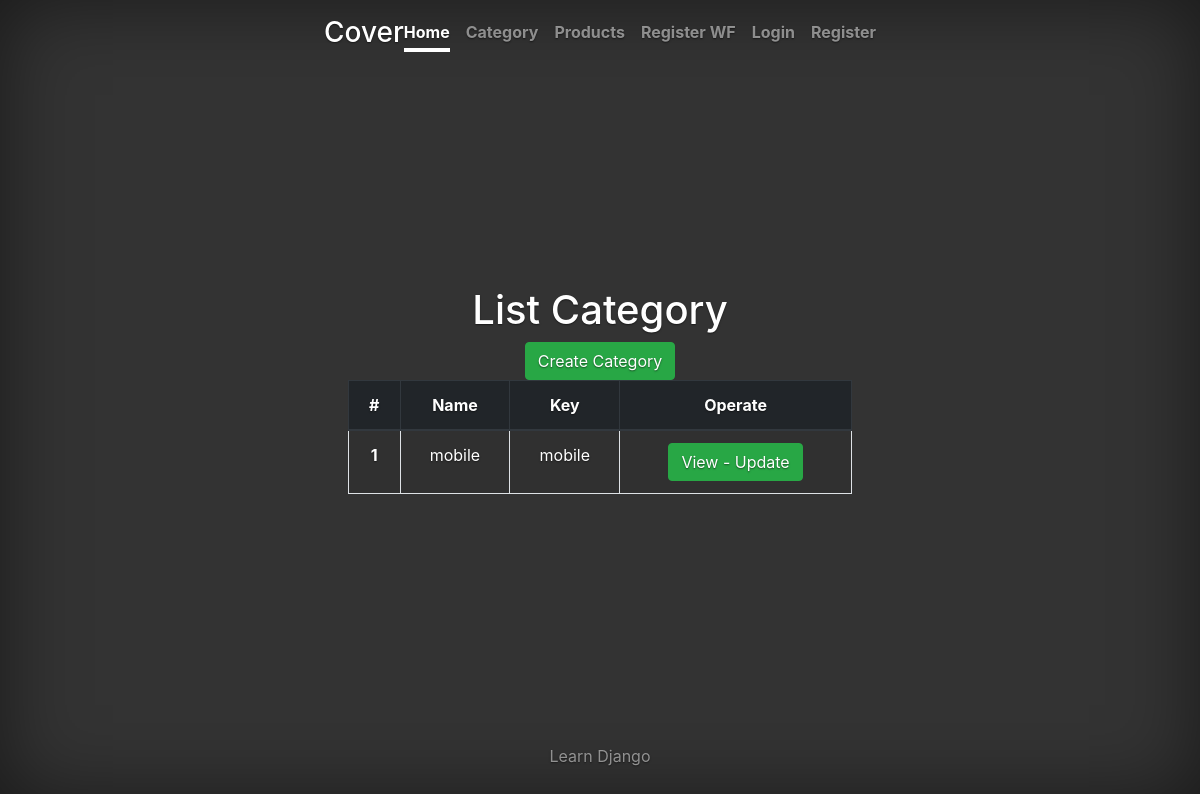
Page /store/list_category on the earlier database version.
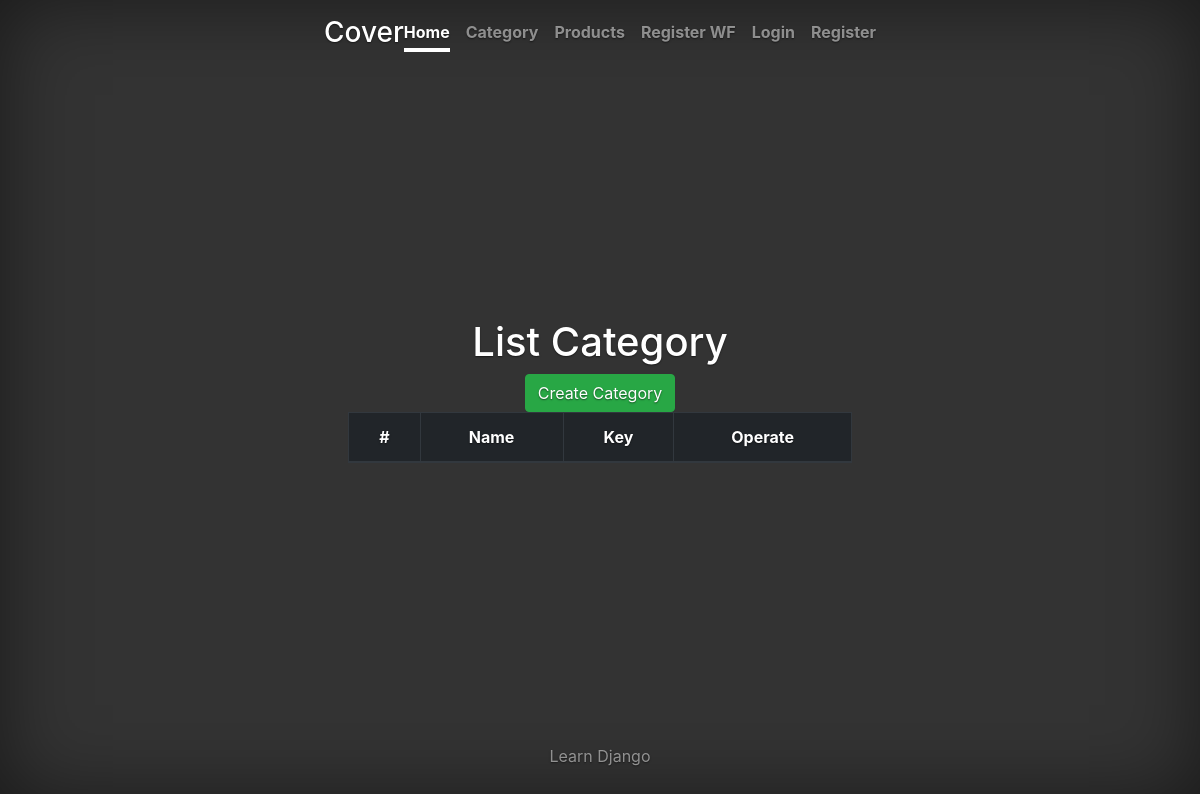
Same page on the later database version.
### store/models.py (models this page shows, shortened)
class Category(models.Model):
    name = models.CharField(max_length=100)
    key = models.CharField(unique=True, max_length=100)
    class Meta:
        verbose_name_plural = "Categories"
        ordering = ["name"]
        verbose_name = "Category"
        db_table = 'category'

### store/views.py (the view)
# urls.py: path('list_category', list_category_view, name='list_category'),
def list_category_view(request):
    user = request.user.groups.filter(name='Admin').exists()
    category = Category.objects.all()
    return render(request, 'list_category.html', {'category': category, 'is_admin': user})

### templates/list_category.html (shortened to what this page needs)
{% extends 'base_layout.html' %}
{% block main %}
    <h1>List Category</h1>
    <a class="btn btn-success" href="{% url 'create_category' %}">
        Create Category
    </a>
    <table class="table table-striped table-hover table-bordered">
        <thead class="thead-dark">
        <tr>
            <th scope="col">#</th>
            <th scope="col">Name</th>
            <th scope="col">Key</th>
            <th scope="col">Operate</th>
        </tr>
        </thead>
        <tbody>
        {% for c in category %}
            <tr>
                <th scope="row">{{ c.id }}</th>
                <td>{{ c.name }}</td>
                <td>{{ c.key }}</td>
                <td>
                    <a class="btn btn-success" href="{% url 'detail_category_view' id=c.id %}">
                        View - Update
                    </a>
                </td>
            </tr>
        {% endfor %}
        </tbody>
    </table>
{% endblock %}

Differences in the rows shown:
removed Category: id "1", name "mobile", key "mobile"
